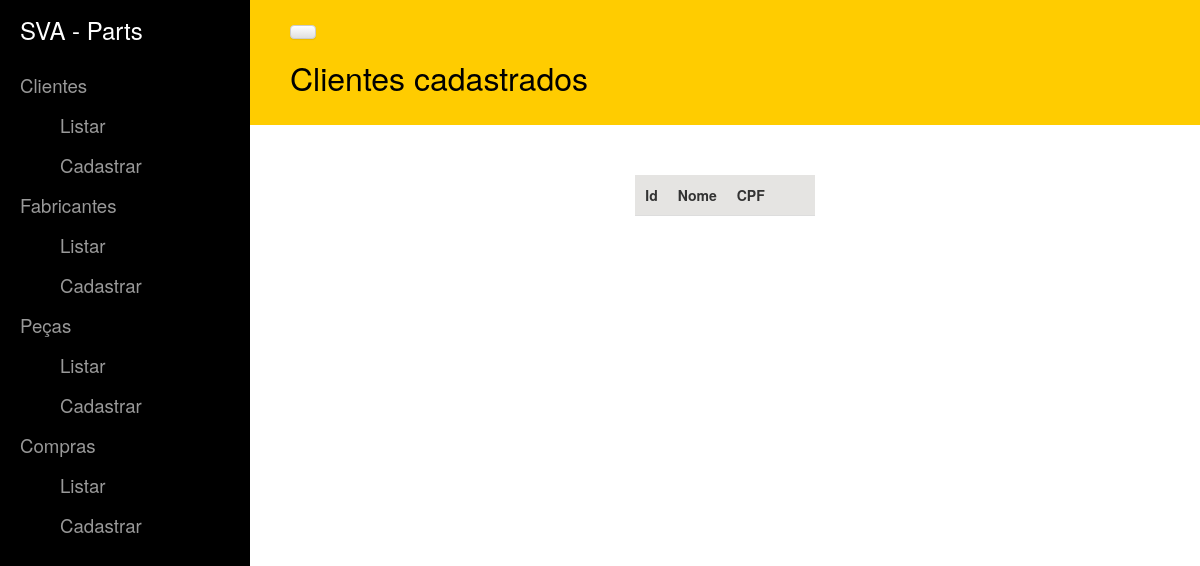
Page /list/cliente/ on the earlier database version.
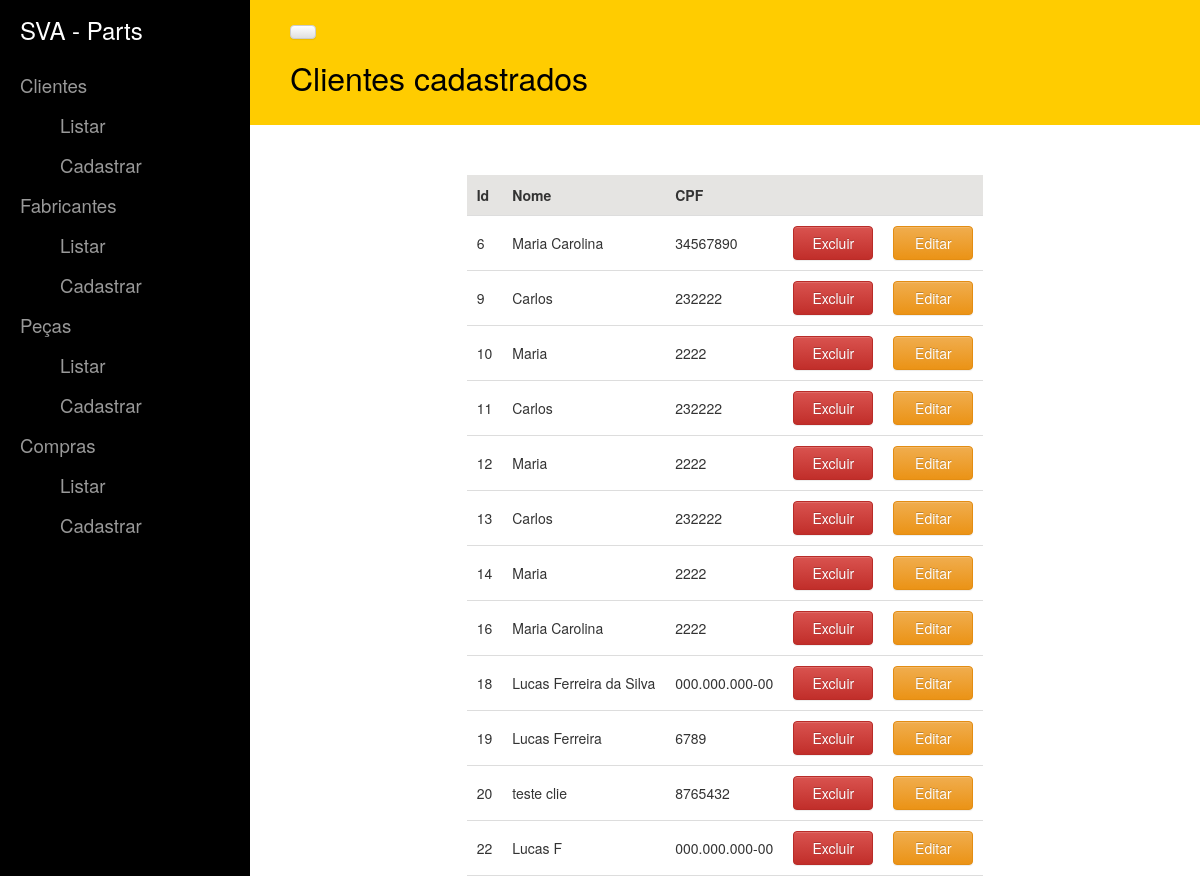
Same page on the later database version.
### web_aplication/models.py (models this page shows, shortened)
class Cliente(models.Model):
    nome = models.CharField(max_length=100)
    cpf = models.CharField(max_length=14)
    class Meta:
        db_table  =  'clientes'
        verbose_name = "cliente"
        verbose_name_plural = "clientes"

### web_aplication/views.py (the view)
# urls.py: url(r'^list/cliente/$', views.cliente_list, name='list_cliente'),
def cliente_list(request):
    clientes = Cliente.objects.all()
    if request.method == 'POST':
        id = request.POST.get('id_del')
        Cliente.objects.filter(id=id).delete()
    return render(request, "web_aplication/clientes_list.html", locals())

### web_aplication/templates/web_aplication/clientes_list.html
{% extends "web_aplication/base.html" %}
{% block content %}
<div class="header-page">
	<a href="#menu-toggle" class="btn btn-default" id="menu-toggle"></a>
	<h1>Clientes cadastrados</h1>
</div>
<table align="center">
	<tr bgcolor="#E5E4E2">
		<th>Id</th>
		<th>Nome</th>
		<th>CPF</th>
		<th></th>
		<th></th>
	</tr><br>
	{% for cliente in clientes %}
	<tr>
		<td>{{ cliente.id }}</td>
		<td>{{ cliente.nome }}</td>
		<td>{{ cliente.cpf }}</td>
		<td>
			<form action="/list/cliente/" method="post" class="post-form">{% csrf_token %}
				<button style="width:80px;" align="center" value="{{ cliente.id }}"  name ="id_del" type="submit" class="btn btn-danger">Excluir</button>
			</form>
		</td>
		<td>
			<form action="/edit/cliente/" method="get">{% csrf_token %}
				<button style="width:80px;" type="submit" value="{{ cliente.id }}" name ="id" class="btn btn-warning">Editar</button>
			</form>
		</td>
	</tr>
	{% endfor %}
</table>
{% endblock %}

### web_aplication/templates/web_aplication/base.html (shortened to what this page needs)
<!DOCTYPE html>
<html>
<head>
	{% load static %}
	<link href="{% static "css/bootstrap.min.css" %}" rel="stylesheet"/>
	<link href="{% static "css/bootstrap-theme.min.css" %}" rel="stylesheet"/>
	<link href="{% static "css/simple-sidebar.css" %}" rel="stylesheet">
</head>
<body>
	<div id="wrapper">
        <div id="sidebar-wrapper">
            <ul class="sidebar-nav">
                <li class="sidebar-brand" style="font-size: 18pt;">
                    <a href="/">
                        SVA - Parts
                    </a>
                </li>
                <li style="list-style:none;font-size: 14pt;">
                    <a href="#">Clientes</a>
					<ul>
						<li style="list-style:none;font-size: 14pt;">
		                    <a href="/list/cliente/">Listar</a>
						</li>
						<li style="list-style:none;font-size: 14pt;">
		                    <a href="/form/cliente/">Cadastrar</a>
						</li>
					</ul>
                </li>
                <li style="list-style:none;font-size: 14pt;">
                    <a href="#">Fabricantes</a>
					<ul>
						<li style="list-style:none;font-size: 14pt;">
		                    <a href="/list/fabricante/">Listar</a>
						</li>
						<li style="list-style:none;font-size: 14pt;">
		                    <a href="/form/fabricante/">Cadastrar</a>
						</li>
					</ul>
                </li>
                <li style="list-style:none;font-size: 14pt;">
                    <a href="#">Peças</a>
					<ul>
						<li style="list-style:none;font-size: 14pt;">
		                    <a href="/list/peca/">Listar</a>
						</li>
						<li style="list-style:none;font-size: 14pt;">
		                    <a href="/form/peca/">Cadastrar</a>
						</li>
					</ul>
                </li>
                <li style="list-style:none;font-size: 14pt;">
                    <a href="#">Compras</a>
					<ul>
						<li style="list-style:none;font-size: 14pt;">
		                    <a href="/list/compra/">Listar</a>
						</li>
						<li style="list-style:none;font-size: 14pt;">
		                    <a href="/form/compra/">Cadastrar</a>
						</li>
					</ul>
                </li>
            </ul>
        </div>
		{% block content %}
        {% endblock %}
    </div>
</body>
</html>

### web_aplication/static/css/simple-sidebar.css (style rules this page uses)
body { overflow-x: hidden; }
#wrapper { padding-left: 0; -webkit-transition: all 0.5s ease; -moz-transition: all 0.5s ease; -o-transition: all 0.5s ease; transition: all 0.5s ease; }
#sidebar-wrapper { z-index: 1000; position: fixed; left: 250px; width: 0; height: 100%; margin-left: -250px; overflow-y: auto; background: #000; -webkit-transition: all 0.5s ease; -moz-transition: all 0.5s ease; -o-transition: all 0.5s ease; transition: all 0.5s ease; }
.sidebar-nav { position: absolute; top: 0; width: 250px; margin: 0; padding: 0; list-style: none; }
.sidebar-nav li { text-indent: 20px; line-height: 40px; }
.sidebar-nav li a { display: block; text-decoration: none; color: #999999; }
.sidebar-nav > .sidebar-brand { height: 65px; font-size: 18px; line-height: 60px; }
.sidebar-nav > .sidebar-brand a { color: #ffffff; }
@media (min-width:768px) { #wrapper { padding-left: 250px; } }
@media (min-width:768px) { #sidebar-wrapper { width: 250px; } }

### web_aplication/templates/web_aplication/base.html (style rules this page uses)
th, td { padding: 10px; text-align: left; border-bottom: 1px solid #ddd; }
tr { bgcolor: #E5E4E2; }
.header-page { background-color: #ffcc00; margin-top: 0; margin-bottom: 30px; padding: 20px 20px 20px 40px; }
.header-page h1, .header-page h1 a, .header-page h1 a:visited, .header-page h1 a:active { color: #000000; font-size: 24pt; text-decoration: none; }

Differences in the rows shown:
added Cliente: id "6", nome "Maria Carolina", cpf "34567890"
added Cliente: id "9", nome "Carlos", cpf "232222"
added Cliente: id "10", nome "Maria", cpf "2222"
added Cliente: id "11", nome "Carlos", cpf "232222"
added Cliente: id "12", nome "Maria", cpf "2222"
added Cliente: id "13", nome "Carlos", cpf "232222"
added Cliente: id "14", nome "Maria", cpf "2222"
added Cliente: id "16", nome "Maria Carolina", cpf "2222"
added Cliente: id "18", nome "Lucas Ferreira da Silva", cpf "000.000.000-00"
added Cliente: id "19", nome "Lucas Ferreira", cpf "6789"
added Cliente: id "20", nome "teste clie", cpf "8765432"
added Cliente: id "22", nome "Lucas F", cpf "000.000.000-00"
